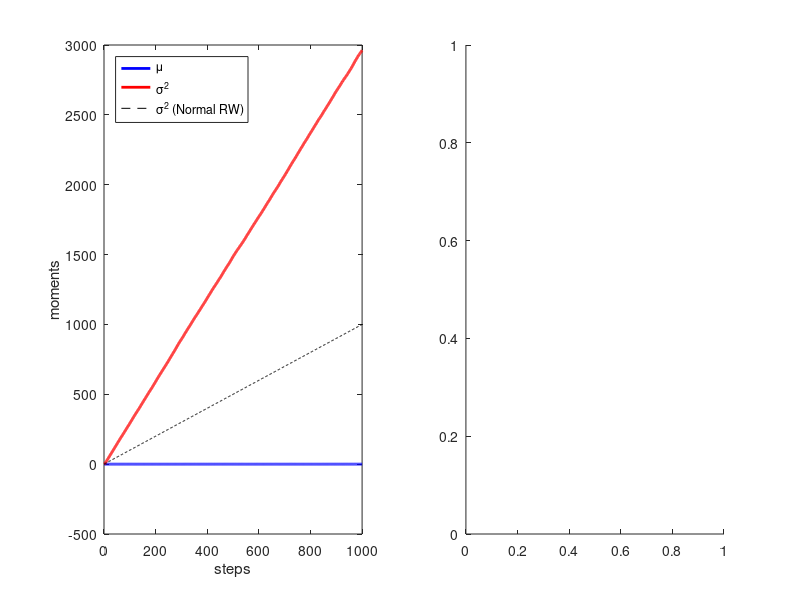

Reproduce this figure in MATLAB. (Note: this script raises an error after producing the figure.)
%**************************************************************************
%*     Exercise 16.2                                                      *
%*     filename: ch16pr02.m                                               *
%*     program listing number: 16.2                                       *
%*                                                                        *
%*     This program simulates the one-dimensional persistent random walk. *
%*                                                                        *
%*     Programed by Ryoichi Kawai for Computational Physics Course.       *
%*     Last modification:  03/04/2017.                                    *
%**************************************************************************
clear all;

% parameters
p=0.75;  % persistent jump probability
M=100000; % number of particles
N=1000; % number of steps

% initial states
x=zeros(M,1);
mu=zeros(N,1);
sigma2=zeros(N,1);
mu(1)=0.;
sigma2(1)=0.;

d=randi(2,[M,1])*2-3; %unbiased initial jump
x=x+d;
mu(2)=sum(x)/M;  % mean
sigma2(2)=sum(x.^2)/M-mu(2)^2; %variance

for i=3:N
    r=rand(M,1);
    k=r>p;  % direction is reversed.
    d(k)=-d(k);
    x=x+sign(d);  % jump
    mu(i)=sum(x)/M;  % mean
    sigma2(i)=sum(x.^2)/M-mu(i)^2; %variance
end

subplot(1,2,1)
p=plot([1:N],mu,[1:N],sigma2);
set(p(1),'linewidth',2,'color','blue')
set(p(2),'linewidth',2,'color','red')
hold on
p=plot([1:N],[1:N],'--');
set(p,'color','black')
legend('\mu','\sigma^2','\sigma^2 (Normal RW)')
legend('location','northwest')
xlabel('steps')
ylabel('moments')
hold off

subplot(1,2,2)
h=histogram(x,51,'Normalization','pdf');
y=h.BinEdges;
g=1.0/sqrt(2*pi*N)*exp(-y.^2/(2.0*N));
hold on
r=plot(y,g);
set(r,'color','red')
xlabel('x')
ylabel('probability density')
legend('persistent RW','normal RW')
hold off
